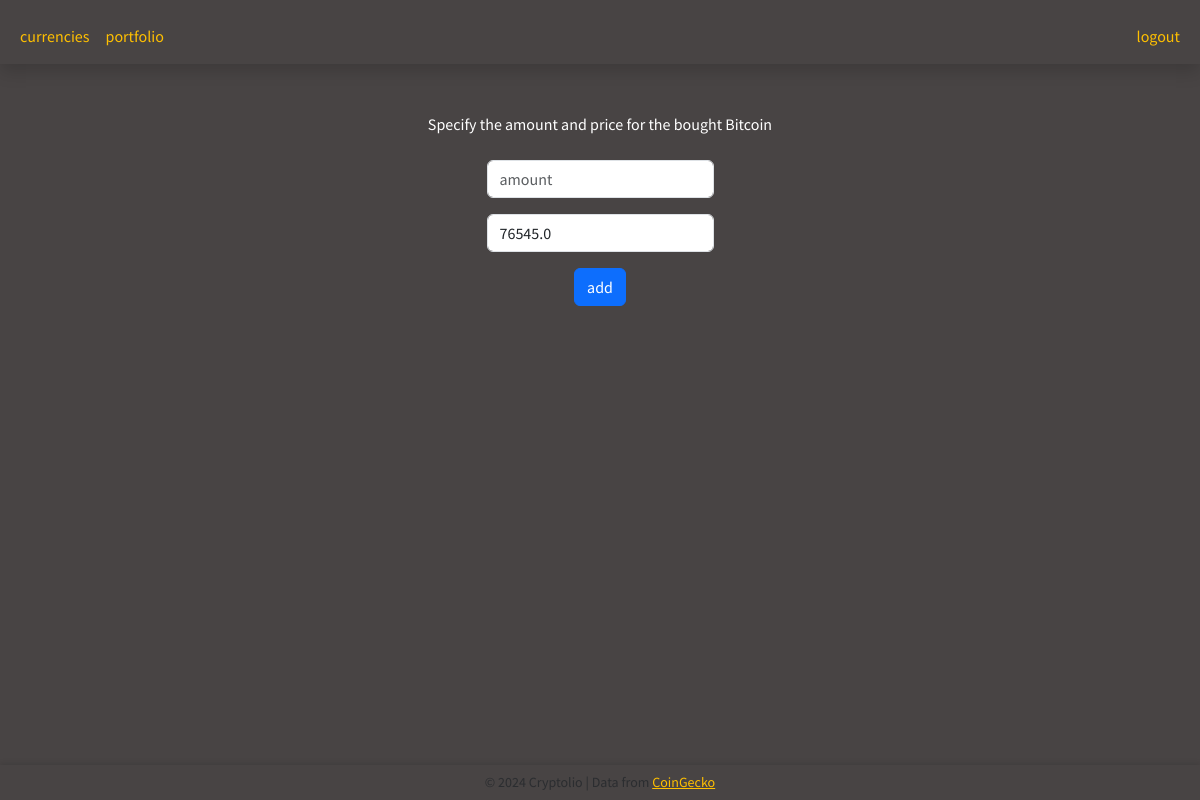
The app's page /add_coin?pid=None&cid=1 (signed in), older data.
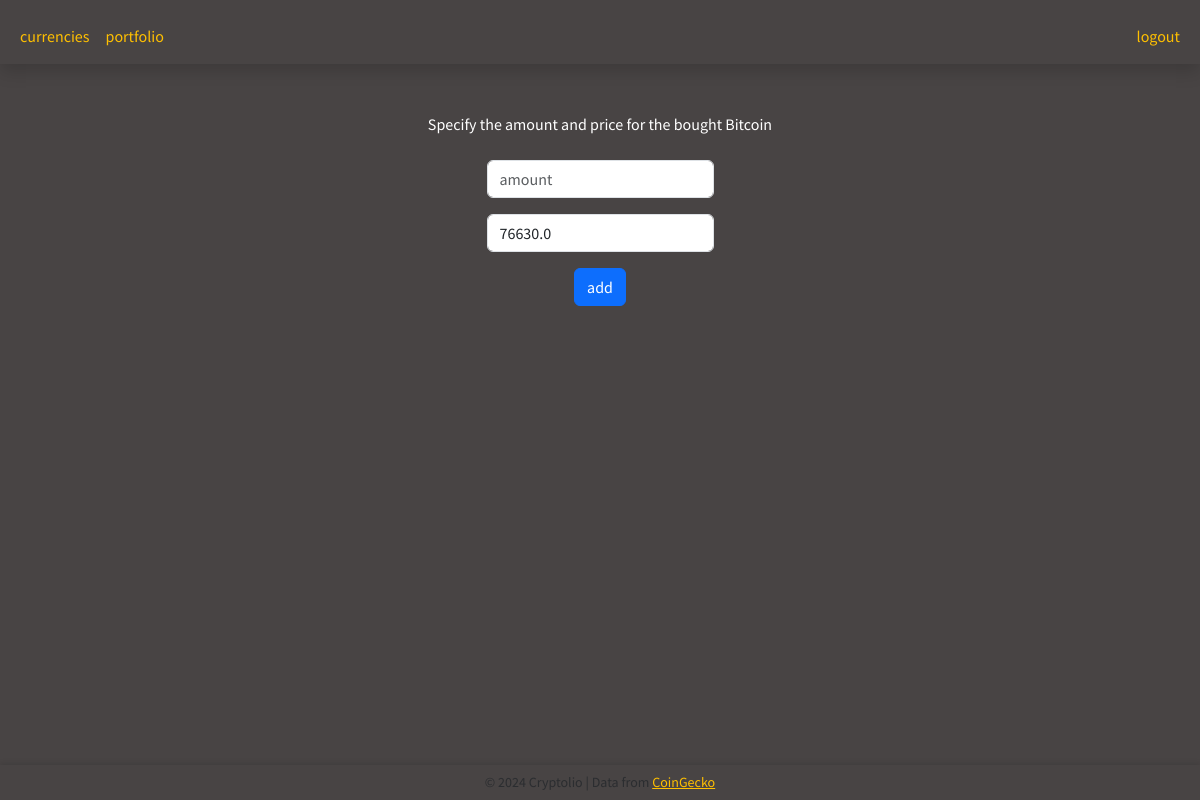
The same page, newer data.
### tables this page shows
CREATE TABLE currencies (
id INTEGER PRIMARY KEY AUTOINCREMENT NOT NULL,
cgid TEXT UNIQUE NOT NULL,
symbol TEXT NOT NULL,
name TEXT NOT NULL,
icon_url TEXT NOT NULL,
current_price REAL NOT NULL,
market_cap INTEGER NOT NULL,
high_24h REAL NOT NULL,
low_24h REAL NOT NULL,
ath REAL NOT NULL,
ath_date TEXT NOT NULL,
atl REAL NOT NULL,
atl_date TEXT NOT NULL,
cg_update_date TEXT NOT NULL,
price_change_percent_1h REAL,
price_change_percent_24h REAL NOT NULL,
price_change_percent_7d REAL,
price_change_percent_30d REAL,
update_date TEXT NOT NULL
);

### portfolio.py (the view)
@req_login.login_required
def add_coin_to_portfolio():
    if request.method == "POST":
        pid = request.form.get("pid")
        db.execute("INSERT INTO portfolio_currency (portfolio_id, cryptocurrency_id, quantity, price) VALUES (?, ?, ?, ?)",
                    pid, request.form.get("cid"), request.form.get("amount"), request.form.get("price"))
        return redirect(f"/portfolio?pid={pid}")
    else:
        pid = request.args.get("pid")
        currency_id = request.args.get("cid")
        if currency_id == None:
            coin_list = currencies.get_coinlist_from_db()
            return render_template("currencies.html", coins=coin_list, pid=pid, add_coin=True)
        return render_template("add_currency.html", pid=pid, coin=currencies.get_coin_from_db_by_id(currency_id)[0])

### app.py (called while the page is built)
@app.after_request
def after_request(response):
    response.headers["Cache-Control"] = "no-cache, no-store, must-revalidate"
    response.headers["Expires"] = 0
    response.headers["Pragma"] = "no-cache"
    return response

### currencies.py (called while the page is built)
def get_coin_from_db_by_id(coin_id:int):
    return db.execute("SELECT * FROM currencies WHERE id = ?", coin_id)

### req_login.py (called while the page is built)
def login_required(f):
    @wraps(f)
    def decorated_function(*args, **kwargs):
        if session.get("user_id") is None:
            return redirect("/login")
        return f(*args, **kwargs)
    return decorated_function

### templates/add_currency.html (shortened to what this page needs)
{% extends "base.html" %}
{% block body %}
    <br>
    Specify the amount and price for the bought {{ coin.name }}<br><br>
    <form action="/add_coin" method="post">
        <div class="mb-3">
            <input autocomplete="off" autofocus class="form-control mx-auto w-auto" name="amount" placeholder="amount" type="text">
        </div>
        <div class="mb-3">
            <input class="form-control mx-auto w-auto" name="price" placeholder="price" type="text" value="{{ coin.current_price }}">
        </div>
        <button class="btn btn-primary" type="submit">add</button>
    </form>
{% endblock %}

### templates/base.html (shortened to what this page needs)
<!DOCTYPE html>
<html lang="en">
    <head>
        <link href="https://cdn.jsdelivr.net/npm/bootstrap@5.3.3/dist/css/bootstrap.min.css" rel="stylesheet">
        <link rel="stylesheet" href="{{ url_for('static', filename='css/main.css') }}">
    </head>
    <body>
        <nav class="navbar navbar-expand-md navbar-light shadow mb-3">
            <div class="container-fluid">
                <div class="collapse navbar-collapse" id="navbar">
                        <ul class="navbar-nav me-auto mt-2">
                            <li class="nav-item"><a class="nav-link mango" href="/currencies">currencies</a></li>
                    {% if session["user_id"] %}
                            <li class="nav-item"><a class="nav-link mango" href="/portfolio">portfolio</a></li>
                    {% endif %}
                        </ul>
                    {% if session["user_id"] %}
                        <ul class="navbar-nav ms-auto mt-2">
                            <li class="nav-item"><a class="nav-link mango" href="/logout">logout</a></li>
                        </ul>
                    {% else %}
                        <ul class="navbar-nav ms-auto mt-2">
                            <li class="nav-item"><a class="nav-link mango" href="/register">register</a></li>
                            <li class="nav-item"><a class="nav-link mango" href="/login">login</a></li>
                        </ul>
                    {% endif %}
                </div>
            </div>
        </nav>
        <div class="container mt-4 text-center">
            {% block body %}
            {% endblock %}
        </div>
        <footer class="py-3">
            <div class="container text-center">
                <p class="mb-0 small text-muted">
                    &copy; 2024 Cryptolio | Data from <a href="https://coingecko.com" target="_blank">CoinGecko</a>
                </p>
            </div>
        </footer>
    </body>
</html>

### static/css/main.css (style rules this page uses)
body { background-color: #484444; color: #ffffff; font-family: 'Source Sans Pro', 'Helvetica', 'Trebuchet MS', 'Lucida Sans Unicode', 'Lucida Grande', 'Lucida Sans', Arial, sans-serif; }
a { color: #ffc000; }
.shadow { box-shadow: 0 0 8px 5px rgba(60, 150, 150, 0.1); }
.mango { color: #ffc000; }
footer { position: fixed; background-color: #484444; bottom: 0; width: 100%; z-index: 800; height: auto; box-shadow: 0 -2px 5px rgba(0, 0, 0, 0.1); }
footer p { line-height: 0.2; }

Row changes from the older to the newer data that the page shows:
changed currencies "Bitcoin": price "76545.0" → "76630.0"
